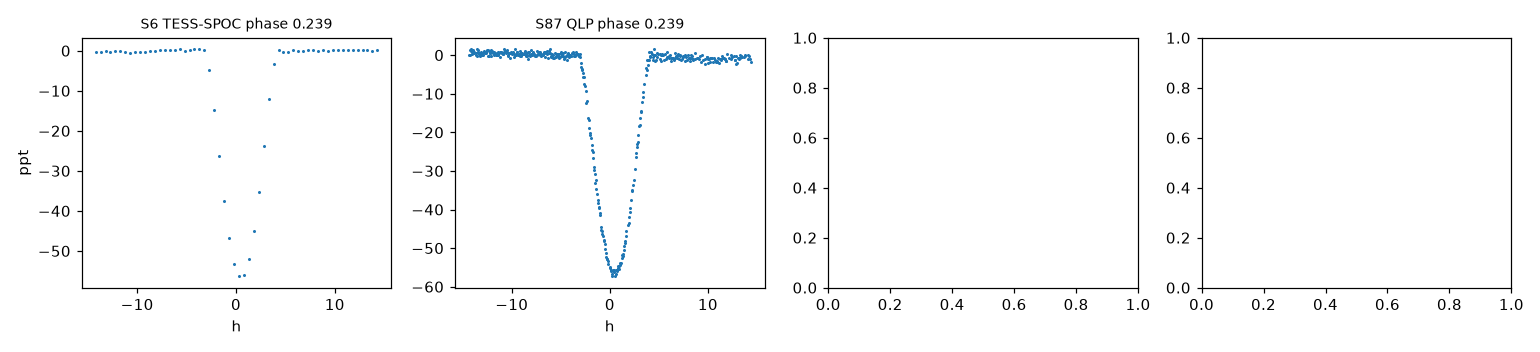

Write the Python code that produced this figure.
"""
Independent check (main session) of the agent's claim that TIC 147035057 has a deep eclipse at phase ~0.239
of P = 37.31497 d (S6 and S87), i.e. that the catalogued 3.2 ppt event is the secondary.
Uses the project's own light-curve loader, all products, and prints the depth at the predicted times.
Output: singles/revision_search/verify_147035057.png and stdout
"""
import sys
from pathlib import Path

import matplotlib
matplotlib.use("Agg")
import matplotlib.pyplot as plt  # noqa: E402
import numpy as np  # noqa: E402

ROOT = Path(__file__).resolve().parents[2]
sys.path.insert(0, str(ROOT / "scripts"))
sys.path.insert(0, str(ROOT / "singles" / "scripts"))
import alias_pipeline as ap  # noqa: E402

TIC = 147035057
P, T0 = 37.31497, 1515.0661          # BTJD; catalogued (shallow) event ephemeris, singles/writeups/tic147035057
PH = 0.239


def main():
    lc = ap.load_lightcurves(TIC, products=ap.PRODUCT_RANK + ["OWN"])
    t, f = lc.time.to_numpy(), lc.flux.to_numpy()
    n_all = np.arange(int((t.min() - T0) / P) - 2, int((t.max() - T0) / P) + 2)
    fig, axs = plt.subplots(1, 4, figsize=(14, 3.2))
    k = 0
    for n in n_all:
        for ph, lab in ((PH, "deep?"), (0.0, "catalogued")):
            tc = T0 + (n + ph) * P
            m = np.abs(t - tc) < 0.6
            if m.sum() < 20:
                continue
            for (sec, prod), g in lc[m].groupby(["sector", "product"]):
                tt, ff = g.time.to_numpy(), g.flux.to_numpy()
                oot = np.abs(tt - tc) > 0.25
                base = np.median(ff[oot]) if oot.sum() > 5 else np.median(ff)
                inn = np.abs(tt - tc) < 0.06
                dep = 1 - np.median(ff[inn]) / base if inn.sum() > 2 else np.nan
                print(f"n={n:4d} {lab:10s} T={tc:9.3f} S{int(sec):3d} {prod:10s} depth={dep * 1e3:7.2f} ppt  (n_in={inn.sum()})")
                if lab == "deep?" and k < 4 and np.isfinite(dep):
                    axs[k].plot((tt - tc) * 24, (ff / base - 1) * 1e3, ".", ms=2)
                    axs[k].set_title(f"S{int(sec)} {prod} phase {ph}", fontsize=9)
                    axs[k].set_xlabel("h")
                    k += 1
    axs[0].set_ylabel("ppt")
    fig.tight_layout()
    fig.savefig(Path(__file__).with_name("verify_147035057.png"), dpi=110)


if __name__ == "__main__":
    main()
